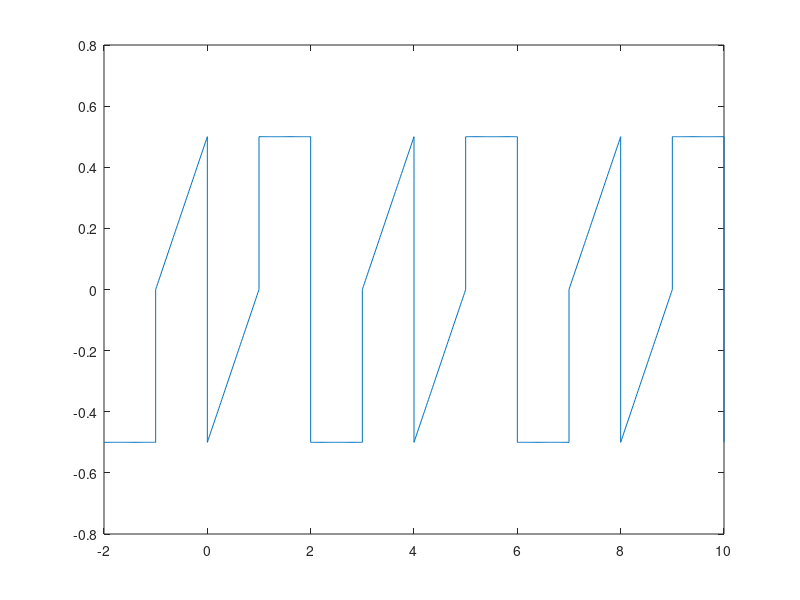

MATLAB code to generate this figure:
% plot a periodic signal
clear all; close all;

##Function do_period
#Usage: do_period(signal, time, repeat)
  #Signal must work in 1 period, first you discribe one period and if it works call function
  #time must be in vector 1D form, and linear, must have start_time and end_time. End_time > start_time
  #repeat must be bigger or 1. Repeat is integer. It only repeats on positive site!
function [u_ret, t_ret] = do_period( signal, time, repeat)
  if(repeat < 1) printf("\nERROR!\n \tRepeat must be bigger then 1 and an integer! \n") endif;
  sig_len = length(signal);
  time_len = length(time);
  
  ##Figure and calculate for time
  time_max = max(time);
  time_min = min(time);
  period_length = time_max - time_min;  #gets period length by searching for minimal & max time value
  
  t_nov = ones(1, repeat * time_len);
  for i = 0: (repeat - 1)
    for j = 1 : time_len
      t_nov(j + time_len*i) = time(j) + (i * period_length);
    endfor
  endfor
  
  # Calculate for signal u(t)
   u_nov = signal' * ones(1, repeat);
   u_nov = (u_nov(:))';
   
   
   u_ret = u_nov;
   t_ret = t_nov;
   return;
endfunction
# Program Strat
###############################
#Signal description
dt = 0.02;  %časovni inkrement

% Signal description in exe 1C. Look at picture 
  %t1 = 0 : dt : 0;  u1 = zeros(size(t1));
  t1 =-2 : dt :-2;  u1 = -0.5*ones(size(t1));
  t2 =-2 : dt :-1;  u2 = -0.5*ones(size(t2));
  t3 =-1 : dt :-1;  u3 =   zeros(size(t3));
  t4 =-1 : dt : 0;  u4 =  0.5 + t4*0.5;
  t5 = 0 : dt : 0;  u5 = -0.5 * ones(size(t5));
  t6 = 0 : dt : 1;  u6 =  -0.5 + 0.5*(t6);
  t7 = 1 : dt : 2;  u7 =  0.5 * ones(size(t7));
  t8 = 2 : dt : 2;  u8 = -0.5 * ones(size(t8));

%we added all increments of sginal in single time and signal vector 1D
  t = [t1 t2 t3 t4 t5 t6 t7 t8];
  u = [u1 u2 u3 u4 u5 u6 u7 u8];

  
#function call do_period
  [signal, cas] = do_period(u, t, 3);

#draw result
plot(cas, signal)

  